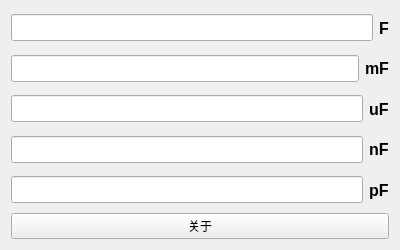
<?xml version="1.0" encoding="UTF-8"?>
<ui version="4.0">
 <class>CapWidget</class>
 <widget class="QWidget" name="CapWidget">
  <property name="geometry">
   <rect>
    <x>0</x>
    <y>0</y>
    <width>400</width>
    <height>250</height>
   </rect>
  </property>
  <property name="maximumSize">
   <size>
    <width>400</width>
    <height>250</height>
   </size>
  </property>
  <property name="windowTitle">
   <string>电容单位转换工具-小土坡</string>
  </property>
  <property name="windowIcon">
   <iconset resource="resource.qrc">
    <normaloff>:/img/xndll.jpg</normaloff>:/img/xndll.jpg</iconset>
  </property>
  <layout class="QGridLayout" name="gridLayout">
   <item row="0" column="0">
    <layout class="QVBoxLayout" name="verticalLayout_2">
     <item>
      <layout class="QHBoxLayout" name="horizontalLayout">
       <item>
        <widget class="QLineEdit" name="lineEdit_F">
         <property name="font">
          <font>
           <pointsize>12</pointsize>
           <bold>true</bold>
          </font>
         </property>
         <property name="alignment">
          <set>Qt::AlignRight|Qt::AlignTrailing|Qt::AlignVCenter</set>
         </property>
        </widget>
       </item>
       <item>
        <widget class="QLabel" name="label">
         <property name="font">
          <font>
           <pointsize>12</pointsize>
           <bold>true</bold>
          </font>
         </property>
         <property name="text">
          <string>F</string>
         </property>
        </widget>
       </item>
      </layout>
     </item>
     <item>
      <layout class="QHBoxLayout" name="horizontalLayout_2">
       <item>
        <widget class="QLineEdit" name="lineEdit_mF">
         <property name="font">
          <font>
           <pointsize>12</pointsize>
           <bold>true</bold>
          </font>
         </property>
         <property name="alignment">
          <set>Qt::AlignRight|Qt::AlignTrailing|Qt::AlignVCenter</set>
         </property>
        </widget>
       </item>
       <item>
        <widget class="QLabel" name="label_2">
         <property name="font">
          <font>
           <pointsize>12</pointsize>
           <bold>true</bold>
          </font>
         </property>
         <property name="text">
          <string>mF</string>
         </property>
        </widget>
       </item>
      </layout>
     </item>
     <item>
      <layout class="QHBoxLayout" name="horizontalLayout_3">
       <item>
        <widget class="QLineEdit" name="lineEdit_uF">
         <property name="font">
          <font>
           <pointsize>12</pointsize>
           <bold>true</bold>
          </font>
         </property>
         <property name="alignment">
          <set>Qt::AlignRight|Qt::AlignTrailing|Qt::AlignVCenter</set>
         </property>
        </widget>
       </item>
       <item>
        <widget class="QLabel" name="label_3">
         <property name="font">
          <font>
           <pointsize>12</pointsize>
           <bold>true</bold>
          </font>
         </property>
         <property name="text">
          <string>uF</string>
         </property>
        </widget>
       </item>
      </layout>
     </item>
     <item>
      <layout class="QHBoxLayout" name="horizontalLayout_4">
       <item>
        <widget class="QLineEdit" name="lineEdit_nF">
         <property name="font">
          <font>
           <pointsize>12</pointsize>
           <bold>true</bold>
          </font>
         </property>
         <property name="alignment">
          <set>Qt::AlignRight|Qt::AlignTrailing|Qt::AlignVCenter</set>
         </property>
        </widget>
       </item>
       <item>
        <widget class="QLabel" name="label_4">
         <property name="font">
          <font>
           <pointsize>12</pointsize>
           <bold>true</bold>
          </font>
         </property>
         <property name="text">
          <string>nF</string>
         </property>
        </widget>
       </item>
      </layout>
     </item>
     <item>
      <layout class="QHBoxLayout" name="horizontalLayout_5">
       <item>
        <widget class="QLineEdit" name="lineEdit_pF">
         <property name="font">
          <font>
           <pointsize>12</pointsize>
           <bold>true</bold>
          </font>
         </property>
         <property name="alignment">
          <set>Qt::AlignRight|Qt::AlignTrailing|Qt::AlignVCenter</set>
         </property>
        </widget>
       </item>
       <item>
        <widget class="QLabel" name="label_5">
         <property name="font">
          <font>
           <pointsize>12</pointsize>
           <bold>true</bold>
          </font>
         </property>
         <property name="text">
          <string>pF</string>
         </property>
        </widget>
       </item>
      </layout>
     </item>
     <item>
      <layout class="QVBoxLayout" name="verticalLayout">
       <item>
        <widget class="QPushButton" name="pushButton_About">
         <property name="text">
          <string>关于</string>
         </property>
        </widget>
       </item>
      </layout>
     </item>
    </layout>
   </item>
  </layout>
 </widget>
 <resources>
  <include location="resource.qrc"/>
 </resources>
 <connections/>
</ui>
